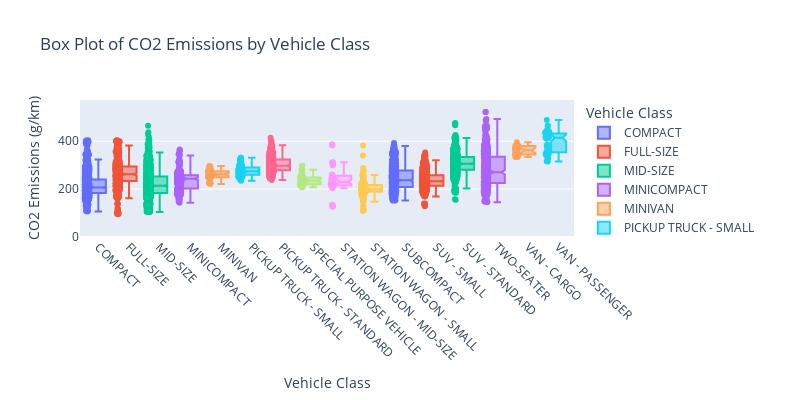

Here is the notebook cell this chart was saved with:
### Code cell
fig = px.box(df, x='Vehicle Class', y='CO2 Emissions(g/km)', 
             title="Box Plot of CO2 Emissions by Vehicle Class",
             labels={'CO2 Emissions(g/km)': 'CO2 Emissions (g/km)'},  # Rename the y-axis label
             color='Vehicle Class',  # Color by Vehicle Class
             boxmode='overlay',  # Display boxes overlaid for better comparison
             notched=True,  # Show notches to compare medians
             points="all",  # Display individual data points
             category_orders={"Vehicle Class": sorted(df['Vehicle Class'].unique())},  # Sort x-axis categories
             width=800, height=400  # Set the figure size
            )

fig.update_yaxes(range=[0, df['CO2 Emissions(g/km)'].max() + 50])  # Customize y-axis range
fig.update_xaxes(tickangle=45)  # Rotate x-axis labels for better readability
fig.show()

### Figure 1 — Plotly figure (JSON) as saved in the notebook; plotly's stock layout.template omitted (floating-point values rounded to 4 significant figures; data arrays with more than 128 entries replaced by an {"elided": "..."} marker saying what was removed)
{"data": [{"alignmentgroup": "True", "boxpoints": "all", "hovertemplate": "Vehicle Class=%{x}<br>CO2 Emissions (g/km)=%{y}<extra></extra>", "legendgroup": "COMPACT", "marker": {"color": "#636efa"}, "name": "COMPACT", "notched": true, "offsetgroup": "COMPACT", "orientation": "v", "showlegend": true, "type": "box", "x": {"elided": "903 str values"}, "x0": " ", "xaxis": "x", "y": {"elided": "903 int values"}, "y0": " ", "yaxis": "y"}, {"alignmentgroup": "True", "boxpoints": "all", "hovertemplate": "Vehicle Class=%{x}<br>CO2 Emissions (g/km)=%{y}<extra></extra>", "legendgroup": "FULL-SIZE", "marker": {"color": "#EF553B"}, "name": "FULL-SIZE", "notched": true, "offsetgroup": "FULL-SIZE", "orientation": "v", "showlegend": true, "type": "box", "x": {"elided": "508 str values"}, "x0": " ", "xaxis": "x", "y": {"elided": "508 int values"}, "y0": " ", "yaxis": "y"}, {"alignmentgroup": "True", "boxpoints": "all", "hovertemplate": "Vehicle Class=%{x}<br>CO2 Emissions (g/km)=%{y}<extra></extra>", "legendgroup": "MID-SIZE", "marker": {"color": "#00cc96"}, "name": "MID-SIZE", "notched": true, "offsetgroup": "MID-SIZE", "orientation": "v", "showlegend": true, "type": "box", "x": {"elided": "983 str values"}, "x0": " ", "xaxis": "x", "y": {"elided": "983 int values"}, "y0": " ", "yaxis": "y"}, {"alignmentgroup": "True", "boxpoints": "all", "hovertemplate": "Vehicle Class=%{x}<br>CO2 Emissions (g/km)=%{y}<extra></extra>", "legendgroup": "MINICOMPACT", "marker": {"color": "#ab63fa"}, "name": "MINICOMPACT", "notched": true, "offsetgroup": "MINICOMPACT", "orientation": "v", "showlegend": true, "type": "box", "x": {"elided": "274 str values"}, "x0": " ", "xaxis": "x", "y": {"elided": "274 int values"}, "y0": " ", "yaxis": "y"}, {"alignmentgroup": "True", "boxpoints": "all", "hovertemplate": "Vehicle Class=%{x}<br>CO2 Emissions (g/km)=%{y}<extra></extra>", "legendgroup": "MINIVAN", "marker": {"color": "#FFA15A"}, "name": "MINIVAN", "notched": true, "offsetgroup": "MINIVAN", "orientation": "v", "showlegend": true, "type": "box", "x": ["MINIVAN", "MINIVAN", "MINIVAN", "MINIVAN", "MINIVAN", "MINIVAN", "MINIVAN", "MINIVAN", "MINIVAN", "MINIVAN", "MINIVAN", "MINIVAN", "MINIVAN", "MINIVAN", "MINIVAN", "MINIVAN", "MINIVAN", "MINIVAN", "MINIVAN", "MINIVAN", "MINIVAN", "MINIVAN", "MINIVAN", "MINIVAN", "MINIVAN", "MINIVAN", "MINIVAN", "MINIVAN", "MINIVAN", "MINIVAN", "MINIVAN", "MINIVAN", "MINIVAN", "MINIVAN", "MINIVAN", "MINIVAN", "MINIVAN", "MINIVAN", "MINIVAN", "MINIVAN", "MINIVAN", "MINIVAN", "MINIVAN", "MINIVAN", "MINIVAN", "MINIVAN", "MINIVAN", "MINIVAN", "MINIVAN", "MINIVAN", "MINIVAN", "MINIVAN", "MINIVAN", "MINIVAN", "MINIVAN", "MINIVAN", "MINIVAN", "MINIVAN", "MINIVAN", "MINIVAN", "MINIVAN"], "x0": " ", "xaxis": "x", "y": [276, 269, 271, 264, 244, 276, 223, 225, 255, 262, 254, 260, 285, 278, 262, 267, 262, 288, 221, 242, 262, 288, 282, 279, 276, 269, 250, 275, 269, 296, 226, 229, 267, 290, 257, 249, 274, 251, 296, 226, 230, 255, 274, 259, 252, 247, 256, 259, 249, 276, 274, 252, 247, 272, 254, 274, 249, 276, 248, 271, 259], "y0": " ", "yaxis": "y"}, {"alignmentgroup": "True", "boxpoints": "all", "hovertemplate": "Vehicle Class=%{x}<br>CO2 Emissions (g/km)=%{y}<extra></extra>", "legendgroup": "PICKUP TRUCK - SMALL", "marker": {"color": "#19d3f3"}, "name": "PICKUP TRUCK - SMALL", "notched": true, "offsetgroup": "PICKUP TRUCK - SMALL", "orientation": "v", "showlegend": true, "type": "box", "x": {"elided": "133 str values"}, "x0": " ", "xaxis": "x", "y": {"elided": "133 int values"}, "y0": " ", "yaxis": "y"}, {"alignmentgroup": "True", "boxpoints": "all", "hovertemplate": "Vehicle Class=%{x}<br>CO2 Emissions (g/km)=%{y}<extra></extra>", "legendgroup": "PICKUP TRUCK - STANDARD", "marker": {"color": "#FF6692"}, "name": "PICKUP TRUCK - STANDARD", "notched": true, "offsetgroup": "PICKUP TRUCK - STANDARD", "orientation": "v", "showlegend": true, "type": "box", "x": {"elided": "475 str values"}, "x0": " ", "xaxis": "x", "y": {"elided": "475 int values"}, "y0": " ", "yaxis": "y"}, {"alignmentgroup": "True", "boxpoints": "all", "hovertemplate": "Vehicle Class=%{x}<br>CO2 Emissions (g/km)=%{y}<extra></extra>", "legendgroup": "SPECIAL PURPOSE VEHICLE", "marker": {"color": "#B6E880"}, "name": "SPECIAL PURPOSE VEHICLE", "notched": true, "offsetgroup": "SPECIAL PURPOSE VEHICLE", "orientation": "v", "showlegend": true, "type": "box", "x": ["SPECIAL PURPOSE VEHICLE", "SPECIAL PURPOSE VEHICLE", "SPECIAL PURPOSE VEHICLE", "SPECIAL PURPOSE VEHICLE", "SPECIAL PURPOSE VEHICLE", "SPECIAL PURPOSE VEHICLE", "SPECIAL PURPOSE VEHICLE", "SPECIAL PURPOSE VEHICLE", "SPECIAL PURPOSE VEHICLE", "SPECIAL PURPOSE VEHICLE", "SPECIAL PURPOSE VEHICLE", "SPECIAL PURPOSE VEHICLE", "SPECIAL PURPOSE VEHICLE", "SPECIAL PURPOSE VEHICLE", "SPECIAL PURPOSE VEHICLE", "SPECIAL PURPOSE VEHICLE", "SPECIAL PURPOSE VEHICLE", "SPECIAL PURPOSE VEHICLE", "SPECIAL PURPOSE VEHICLE", "SPECIAL PURPOSE VEHICLE", "SPECIAL PURPOSE VEHICLE", "SPECIAL PURPOSE VEHICLE", "SPECIAL PURPOSE VEHICLE", "SPECIAL PURPOSE VEHICLE", "SPECIAL PURPOSE VEHICLE", "SPECIAL PURPOSE VEHICLE", "SPECIAL PURPOSE VEHICLE", "SPECIAL PURPOSE VEHICLE", "SPECIAL PURPOSE VEHICLE", "SPECIAL PURPOSE VEHICLE", "SPECIAL PURPOSE VEHICLE", "SPECIAL PURPOSE VEHICLE", "SPECIAL PURPOSE VEHICLE", "SPECIAL PURPOSE VEHICLE", "SPECIAL PURPOSE VEHICLE", "SPECIAL PURPOSE VEHICLE", "SPECIAL PURPOSE VEHICLE", "SPECIAL PURPOSE VEHICLE", "SPECIAL PURPOSE VEHICLE", "SPECIAL PURPOSE VEHICLE", "SPECIAL PURPOSE VEHICLE", "SPECIAL PURPOSE VEHICLE", "SPECIAL PURPOSE VEHICLE", "SPECIAL PURPOSE VEHICLE", "SPECIAL PURPOSE VEHICLE", "SPECIAL PURPOSE VEHICLE", "SPECIAL PURPOSE VEHICLE", "SPECIAL PURPOSE VEHICLE", "SPECIAL PURPOSE VEHICLE", "SPECIAL PURPOSE VEHICLE", "SPECIAL PURPOSE VEHICLE", "SPECIAL PURPOSE VEHICLE", "SPECIAL PURPOSE VEHICLE", "SPECIAL PURPOSE VEHICLE", "SPECIAL PURPOSE VEHICLE", "SPECIAL PURPOSE VEHICLE", "SPECIAL PURPOSE VEHICLE", "SPECIAL PURPOSE VEHICLE", "SPECIAL PURPOSE VEHICLE", "SPECIAL PURPOSE VEHICLE", "SPECIAL PURPOSE VEHICLE", "SPECIAL PURPOSE VEHICLE", "SPECIAL PURPOSE VEHICLE", "SPECIAL PURPOSE VEHICLE", "SPECIAL PURPOSE VEHICLE"], "x0": " ", "xaxis": "x", "y": [218, 228, 232, 239, 235, 281, 214, 216, 216, 228, 235, 239, 232, 281, 216, 225, 220, 223, 243, 243, 233, 252, 252, 240, 252, 252, 240, 268, 298, 233, 248, 220, 231, 220, 244, 234, 253, 242, 240, 248, 220, 232, 218, 234, 251, 241, 251, 268, 218, 219, 219, 209, 247, 214, 214, 208, 251, 297, 251, 248, 268, 218, 232, 219, 247], "y0": " ", "yaxis": "y"}, {"alignmentgroup": "True", "boxpoints": "all", "hovertemplate": "Vehicle Class=%{x}<br>CO2 Emissions (g/km)=%{y}<extra></extra>", "legendgroup": "STATION WAGON - MID-SIZE", "marker": {"color": "#FF97FF"}, "name": "STATION WAGON - MID-SIZE", "notched": true, "offsetgroup": "STATION WAGON - MID-SIZE", "orientation": "v", "showlegend": true, "type": "box", "x": ["STATION WAGON - MID-SIZE", "STATION WAGON - MID-SIZE", "STATION WAGON - MID-SIZE", "STATION WAGON - MID-SIZE", "STATION WAGON - MID-SIZE", "STATION WAGON - MID-SIZE", "STATION WAGON - MID-SIZE", "STATION WAGON - MID-SIZE", "STATION WAGON - MID-SIZE", "STATION WAGON - MID-SIZE", "STATION WAGON - MID-SIZE", "STATION WAGON - MID-SIZE", "STATION WAGON - MID-SIZE", "STATION WAGON - MID-SIZE", "STATION WAGON - MID-SIZE", "STATION WAGON - MID-SIZE", "STATION WAGON - MID-SIZE", "STATION WAGON - MID-SIZE", "STATION WAGON - MID-SIZE", "STATION WAGON - MID-SIZE", "STATION WAGON - MID-SIZE", "STATION WAGON - MID-SIZE", "STATION WAGON - MID-SIZE", "STATION WAGON - MID-SIZE", "STATION WAGON - MID-SIZE", "STATION WAGON - MID-SIZE", "STATION WAGON - MID-SIZE", "STATION WAGON - MID-SIZE", "STATION WAGON - MID-SIZE", "STATION WAGON - MID-SIZE", "STATION WAGON - MID-SIZE", "STATION WAGON - MID-SIZE", "STATION WAGON - MID-SIZE", "STATION WAGON - MID-SIZE", "STATION WAGON - MID-SIZE", "STATION WAGON - MID-SIZE", "STATION WAGON - MID-SIZE", "STATION WAGON - MID-SIZE", "STATION WAGON - MID-SIZE", "STATION WAGON - MID-SIZE", "STATION WAGON - MID-SIZE", "STATION WAGON - MID-SIZE", "STATION WAGON - MID-SIZE", "STATION WAGON - MID-SIZE", "STATION WAGON - MID-SIZE"], "x0": " ", "xaxis": "x", "y": [212, 214, 242, 310, 310, 126, 214, 248, 306, 216, 225, 228, 129, 214, 220, 310, 253, 230, 232, 131, 210, 259, 230, 232, 135, 204, 219, 221, 312, 225, 222, 261, 216, 214, 224, 239, 299, 254, 240, 242, 382, 219, 233, 386, 386], "y0": " ", "yaxis": "y"}, {"alignmentgroup": "True", "boxpoints": "all", "hovertemplate": "Vehicle Class=%{x}<br>CO2 Emissions (g/km)=%{y}<extra></extra>", "legendgroup": "STATION WAGON - SMALL", "marker": {"color": "#FECB52"}, "name": "STATION WAGON - SMALL", "notched": true, "offsetgroup": "STATION WAGON - SMALL", "orientation": "v", "showlegend": true, "type": "box", "x": {"elided": "214 str values"}, "x0": " ", "xaxis": "x", "y": {"elided": "214 int values"}, "y0": " ", "yaxis": "y"}, {"alignmentgroup": "True", "boxpoints": "all", "hovertemplate": "Vehicle Class=%{x}<br>CO2 Emissions (g/km)=%{y}<extra></extra>", "legendgroup": "SUBCOMPACT", "marker": {"color": "#636efa"}, "name": "SUBCOMPACT", "notched": true, "offsetgroup": "SUBCOMPACT", "orientation": "v", "showlegend": true, "type": "box", "x": {"elided": "533 str values"}, "x0": " ", "xaxis": "x", "y": {"elided": "533 int values"}, "y0": " ", "yaxis": "y"}, {"alignmentgroup": "True", "boxpoints": "all", "hovertemplate": "Vehicle Class=%{x}<br>CO2 Emissions (g/km)=%{y}<extra></extra>", "legendgroup": "SUV - SMALL", "marker": {"color": "#EF553B"}, "name": "SUV - SMALL", "notched": true, "offsetgroup": "SUV - SMALL", "orientation": "v", "showlegend": true, "type": "box", "x": {"elided": "1006 str values"}, "x0": " ", "xaxis": "x", "y": {"elided": "1006 int values"}, "y0": " ", "yaxis": "y"}, {"alignmentgroup": "True", "boxpoints": "all", "hovertemplate": "Vehicle Class=%{x}<br>CO2 Emissions (g/km)=%{y}<extra></extra>", "legendgroup": "SUV - STANDARD", "marker": {"color": "#00cc96"}, "name": "SUV - STANDARD", "notched": true, "offsetgroup": "SUV - STANDARD", "orientation": "v", "showlegend": true, "type": "box", "x": {"elided": "613 str values"}, "x0": " ", "xaxis": "x", "y": {"elided": "613 int values"}, "y0": " ", "yaxis": "y"}, {"alignmentgroup": "True", "boxpoints": "all", "hovertemplate": "Vehicle Class=%{x}<br>CO2 Emissions (g/km)=%{y}<extra></extra>", "legendgroup": "TWO-SEATER", "marker": {"color": "#ab63fa"}, "name": "TWO-SEATER", "notched": true, "offsetgroup": "TWO-SEATER", "orientation": "v", "showlegend": true, "type": "box", "x": {"elided": "381 str values"}, "x0": " ", "xaxis": "x", "y": {"elided": "381 int values"}, "y0": " ", "yaxis": "y"}, {"alignmentgroup": "True", "boxpoints": "all", "hovertemplate": "Vehicle Class=%{x}<br>CO2 Emissions (g/km)=%{y}<extra></extra>", "legendgroup": "VAN - CARGO", "marker": {"color": "#FFA15A"}, "name": "VAN - CARGO", "notched": true, "offsetgroup": "VAN - CARGO", "orientation": "v", "showlegend": true, "type": "box", "x": ["VAN - CARGO", "VAN - CARGO", "VAN - CARGO", "VAN - CARGO", "VAN - CARGO", "VAN - CARGO", "VAN - CARGO", "VAN - CARGO", "VAN - CARGO", "VAN - CARGO", "VAN - CARGO", "VAN - CARGO", "VAN - CARGO", "VAN - CARGO", "VAN - CARGO", "VAN - CARGO", "VAN - CARGO", "VAN - CARGO", "VAN - CARGO", "VAN - CARGO", "VAN - CARGO", "VAN - CARGO"], "x0": " ", "xaxis": "x", "y": [347, 366, 334, 380, 344, 380, 344, 380, 362, 373, 350, 396, 360, 347, 366, 334, 380, 344, 380, 344, 380, 362], "y0": " ", "yaxis": "y"}, {"alignmentgroup": "True", "boxpoints": "all", "hovertemplate": "Vehicle Class=%{x}<br>CO2 Emissions (g/km)=%{y}<extra></extra>", "legendgroup": "VAN - PASSENGER", "marker": {"color": "#19d3f3"}, "name": "VAN - PASSENGER", "notched": true, "offsetgroup": "VAN - PASSENGER", "orientation": "v", "showlegend": true, "type": "box", "x": ["VAN - PASSENGER", "VAN - PASSENGER", "VAN - PASSENGER", "VAN - PASSENGER", "VAN - PASSENGER", "VAN - PASSENGER", "VAN - PASSENGER", "VAN - PASSENGER", "VAN - PASSENGER", "VAN - PASSENGER", "VAN - PASSENGER", "VAN - PASSENGER", "VAN - PASSENGER", "VAN - PASSENGER", "VAN - PASSENGER", "VAN - PASSENGER", "VAN - PASSENGER", "VAN - PASSENGER", "VAN - PASSENGER", "VAN - PASSENGER", "VAN - PASSENGER", "VAN - PASSENGER", "VAN - PASSENGER", "VAN - PASSENGER", "VAN - PASSENGER", "VAN - PASSENGER", "VAN - PASSENGER", "VAN - PASSENGER", "VAN - PASSENGER", "VAN - PASSENGER", "VAN - PASSENGER", "VAN - PASSENGER", "VAN - PASSENGER", "VAN - PASSENGER", "VAN - PASSENGER", "VAN - PASSENGER", "VAN - PASSENGER", "VAN - PASSENGER", "VAN - PASSENGER", "VAN - PASSENGER", "VAN - PASSENGER", "VAN - PASSENGER", "VAN - PASSENGER", "VAN - PASSENGER", "VAN - PASSENGER", "VAN - PASSENGER", "VAN - PASSENGER", "VAN - PASSENGER", "VAN - PASSENGER", "VAN - PASSENGER", "VAN - PASSENGER", "VAN - PASSENGER", "VAN - PASSENGER", "VAN - PASSENGER", "VAN - PASSENGER", "VAN - PASSENGER", "VAN - PASSENGER", "VAN - PASSENGER", "VAN - PASSENGER", "VAN - PASSENGER", "VAN - PASSENGER", "VAN - PASSENGER", "VAN - PASSENGER", "VAN - PASSENGER", "VAN - PASSENGER", "VAN - PASSENGER"], "x0": " ", "xaxis": "x", "y": [380, 344, 380, 362, 414, 432, 411, 419, 435, 413, 386, 368, 488, 421, 382, 380, 344, 380, 362, 414, 432, 411, 419, 435, 413, 414, 432, 432, 414, 416, 437, 437, 418, 338, 340, 315, 414, 432, 432, 414, 416, 437, 437, 418, 441, 465, 342, 356, 345, 441, 465, 438, 445, 344, 354, 343, 438, 445, 345, 354, 346, 355, 340, 316, 352, 328], "y0": " ", "yaxis": "y"}], "layout": {"boxmode": "overlay", "height": 400, "legend": {"title": {"text": "Vehicle Class"}, "tracegroupgap": 0}, "title": {"text": "Box Plot of CO2 Emissions by Vehicle Class"}, "width": 800, "xaxis": {"anchor": "y", "categoryarray": ["COMPACT", "FULL-SIZE", "MID-SIZE", "MINICOMPACT", "MINIVAN", "PICKUP TRUCK - SMALL", "PICKUP TRUCK - STANDARD", "SPECIAL PURPOSE VEHICLE", "STATION WAGON - MID-SIZE", "STATION WAGON - SMALL", "SUBCOMPACT", "SUV - SMALL", "SUV - STANDARD", "TWO-SEATER", "VAN - CARGO", "VAN - PASSENGER"], "categoryorder": "array", "domain": [0, 1], "tickangle": 45, "title": {"text": "Vehicle Class"}}, "yaxis": {"anchor": "x", "domain": [0, 1], "range": [0, 572], "title": {"text": "CO2 Emissions (g/km)"}}}}
